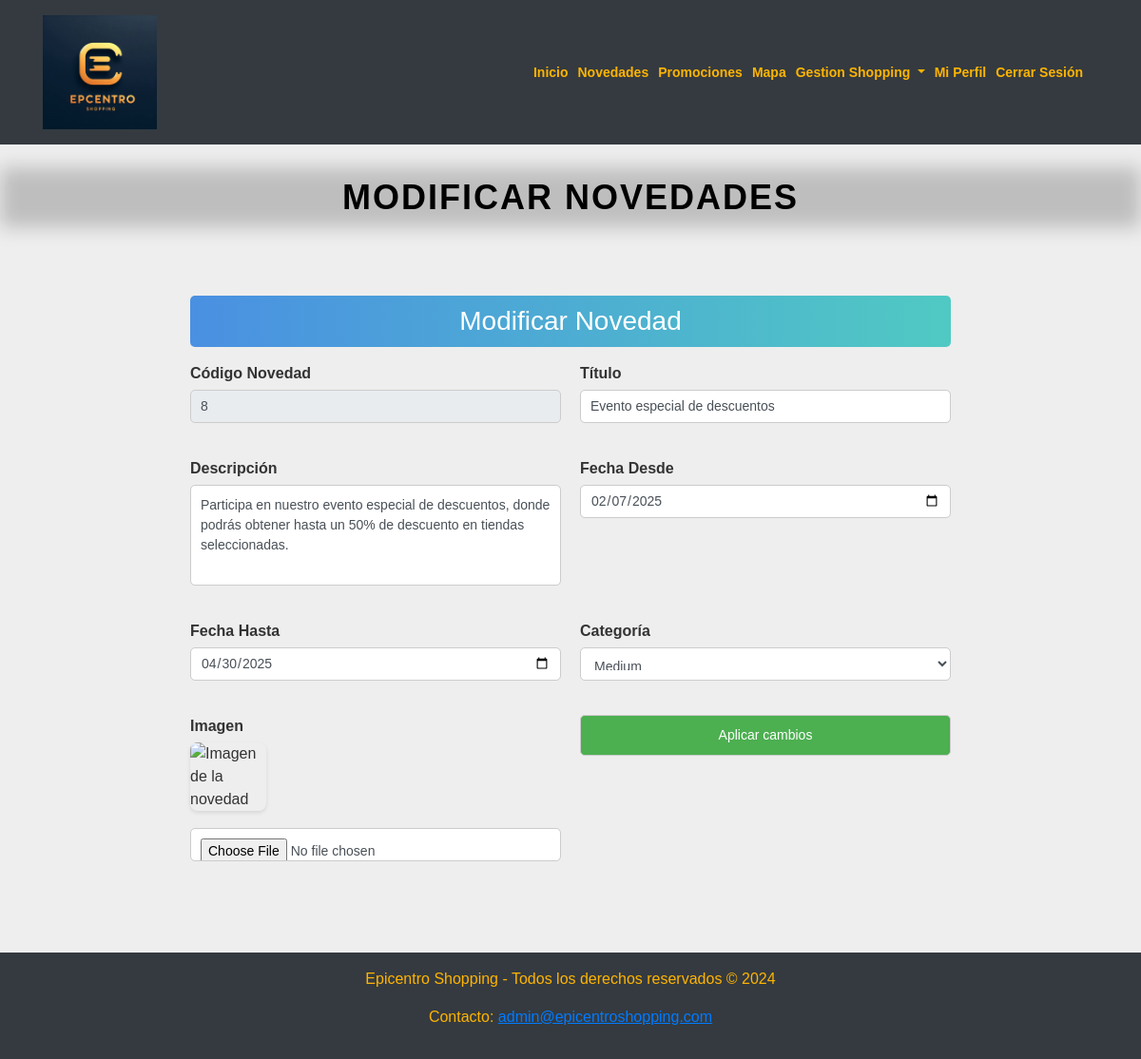
The page /editar_novedad.php?id=8 (signed in) on the database its author committed.
### tables this page shows
CREATE TABLE `novedades` (
  `id` int(11) NOT NULL,
  `tituloNovedad` varchar(50) NOT NULL,
  `textoNovedad` varchar(200) NOT NULL,
  `fecha_desde` date NOT NULL,
  `fecha_hasta` date NOT NULL,
  `categoria` enum('Inicial','Medium','Premium') NOT NULL,
  `imagen` longblob DEFAULT NULL
);

### private/functions_novedades.php (called while the page is built, shortened)
<?php
function get_novedad($id){
    include($_SERVER['DOCUMENT_ROOT'] . '/env/shopping_db.php');
    $qry_novedad = "SELECT * FROM novedades WHERE id = '$id'";
    if(!($result_novedad = $conn->query($qry_novedad))){
        echo "Error: " . $sql . "<br>" . $conn->error;
    }else{
        $novedad = $result_novedad -> fetch_assoc();
        return $novedad;
    };
}
?>

### private/functions_usuarios.php (called while the page is built, shortened)
<?php
function get_categorias() {
    return ['Inicial', 'Medium', 'Premium'];
}
?>

### editar_novedad.php (the view, shortened to what this page needs)
<?php
include './private/functions_novedades.php';
include './private/functions_usuarios.php';
if (isset($_GET['id'])) {
    $novedad = get_novedad($_GET['id']);
    $categorias = get_categorias();
}
?>
<!DOCTYPE html>
<html lang="es">
<head>
    <link rel="stylesheet" href="https://stackpath.bootstrapcdn.com/bootstrap/4.5.2/css/bootstrap.min.css">
    <link rel="stylesheet" href="./css/styles.css">
    <link rel="stylesheet" href="./css/styles_fondo_and_titles.css">
    <?php include_once '../private/functions_novedades.php'; ?>
</head>
<body>
    <div class="wrapper">
    <?php include './includes/header.php'; ?>
    <h2 class="text-center my-4">Modificar novedades</h2>
            <main>
            <section class="admin-section">
                <h1>Modificar Novedad</h1>
                <form id="localesNovedadesForm" method="POST" action="../private/update_novedad.php" enctype="multipart/form-data" class="form-style">
                    <div class="form-group">
                        <label for="codigo_novedad">Código Novedad</label>
                        <input type="text" id="codigo_novedad" name="id_novedad" value="<?php echo $novedad['id']; ?>" readonly class="form-control">
                    </div>
                    <div class="form-group">
                        <label for="titulo_novedad">Título</label>
                        <input type="text" id="titulo_novedad" name="titulo_novedad" value="<?php echo $novedad['tituloNovedad']; ?>" required class="form-control">
                    </div>
                    <div class="form-group">
                        <label for="texto_novedad">Descripción</label>
                        <textarea id="texto_novedad" name="texto_novedad" rows="4" required class="form-control"><?php echo $novedad['textoNovedad']; ?></textarea>
                    </div>
                    <div class="form-group">
                        <label for="fecha_desde">Fecha Desde</label>
                        <input type="date" id="fecha_desde" name="fecha_desde" value="<?php echo $novedad['fecha_desde']; ?>" required class="form-control">
                    </div>
                    <div class="form-group">
                        <label for="fecha_hasta">Fecha Hasta</label>
                        <input type="date" id="fecha_hasta" name="fecha_hasta" value="<?php echo $novedad['fecha_hasta']; ?>" required class="form-control">
                    </div>
                    <div class="form-group">
                        <label for="categoria">Categoría</label>
                        <select id="categoria" name="categoria" required class="form-control">
                            <?php foreach ($categorias as $categoria): ?>
                                <option value="<?php echo $categoria; ?>" <?php echo ($categoria == $novedad['categoria']) ? 'selected' : ''; ?>>
                                    <?php echo $categoria; ?>
                                </option>
                            <?php endforeach; ?>
                        </select>
                    </div>
                    <div class="form-group">
                        <label for="imagen_novedad">Imagen</label>
                        <?php if (!empty($novedad['imagen'])): ?>
                            <img src="../private/visualizar_imagen.php?novedad_id=<?php echo $novedad['id']; ?>" alt="Imagen de la novedad" style="max-width: 80px;
                            height: auto;">
                        <?php else: ?>
                            <p>No hay imagen disponible</p>
                        <?php endif; ?>
                        <input type="file" id="imagen_novedad" name="imagen_novedad" class="form-control mt-2" accept=".png, .jpeg, .jpg">
                    </div>
                    <div class="form-group text-center">
                        <button type="submit" class="btn btn-success">Aplicar cambios</button>
                    </div>
                </form>
            </section>
        </main>
        <?php include './includes/footer.php'; ?>
    </div>
</body>
</html>

### css/styles.css (style rules this page uses)
body { background-color: #fff; color: #333; font-family: Arial, sans-serif; margin: 0; padding: 0; line-height: 1.5; }
main { padding: 1rem; }
.wrapper { display: grid; min-height: 100vh; grid-template-rows: auto 1fr auto; }
h1 { font-size: 24px; text-align: center; margin-bottom: 1rem; }
button { padding: 10px 20px; font-size: 16px; border-radius: 5px; transition: background-color 0.3s ease; cursor: pointer; }
button.btn-success { background-color: #4CAF50; color: white; }
form#localesNovedadesForm { display: grid; grid-template-columns: 1fr; gap: 20px; align-items: start; }
form#localesNovedadesForm .form-group { margin-bottom: 1rem; }
form#localesNovedadesForm label { font-weight: bold; margin-bottom: 5px; display: block; color: #333; }
form#localesNovedadesForm input, form#localesNovedadesForm select, form#localesNovedadesForm textarea, form#localesNovedadesForm button { width: 100%; padding: 10px; border: 1px solid #ccc; border-radius: 5px; font-size: 14px; }
form#localesNovedadesForm textarea { resize: none; }
@media (min-width: 768px) { form#localesNovedadesForm { grid-template-columns: repeat(2, 1fr); } }
@media (min-width: 768px) { form#localesNovedadesForm .form-group { grid-column: span 1; } }
form#localesNovedadesForm img { max-width: 100%; height: auto; margin-bottom: 10px; border-radius: 8px; box-shadow: 0 2px 4px rgba(0, 0, 0, 0.1); }
.admin-section { max-width: 800px; margin: 2rem auto; }
.admin-section h1 { color: white; font-size: 28px; padding: 10px 20px; background: linear-gradient(to right, #4A90E2, #50C9C3); border-radius: 5px; text-align: center; }

### css/styles_fondo_and_titles.css (style rules this page uses)
body { background: #ecebebd7; font-family: 'Arial', sans-serif; margin: 0; padding: 0; }
h2 { font-family: 'Arial', sans-serif; font-size: 36px; color: #000; text-align: center; text-transform: uppercase; position: relative; display: inline-block; margin: 20px 0; padding: 10px; letter-spacing: 2px; font-weight: bold; animation: fadeIn 2s ease-in-out; }
h2::before { content: ''; position: absolute; top: 0; left: 0; right: 0; bottom: 0; background: rgba(0, 0, 0, 0.2); z-index: -1; filter: blur(10px); animation: shadowMove 4s infinite alternate; }

### rows shown on the page
novedades: id_novedad "8", titulo_novedad "Evento especial de descuentos", texto_novedad "Participa en nuestro evento especial de descuentos, donde podrás obtener hasta un 50% de descuento en tiendas seleccionadas.", fecha_desde "02/07/2025", fecha_hasta "04/30/2025", categoria "Medium"
